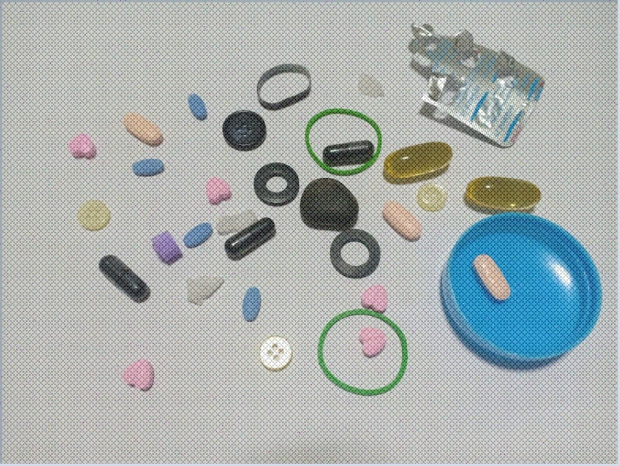
#> input picture kunanon.jpg, 1240 x 932 px (shown at 1/2 size)
$ python mid_6301072520016_kunanon.py
#> lines starting #> are read from the running program, lines starting #| are printed output that depends on the picture; after the words box and inside, x2 and y2 are one past the last pixel; in counts of white or black regions, pixels touching at a corner belong together
from ctypes.wintypes import PINT
from operator import truediv
from pickle import TRUE
from tkinter import font
from unittest import result
import cv2
from cv2 import resize
import numpy


img=cv2.imread('kunanon.jpg')
#> img is the input picture: shape (932, 1240, 3); mean B, G, R 175.5, 176.8, 169.7
img=cv2.resize(img,(700,700))
#> img: shape (700, 700, 3)
noise=cv2.GaussianBlur(img,(5,5),0)
img2 =cv2.fastNlMeansDenoisingColored(noise,None,11,11,7,7)
hsv = cv2.cvtColor(img2,cv2.COLOR_BGR2HSV)
#> hsv: shape (700, 700, 3); mean H, S, V 52.4, 24.1, 181.2

#orage
lower = numpy.array([20,70,70])
upper = numpy.array([30,255,255])
mask=cv2.inRange(hsv,lower,upper)
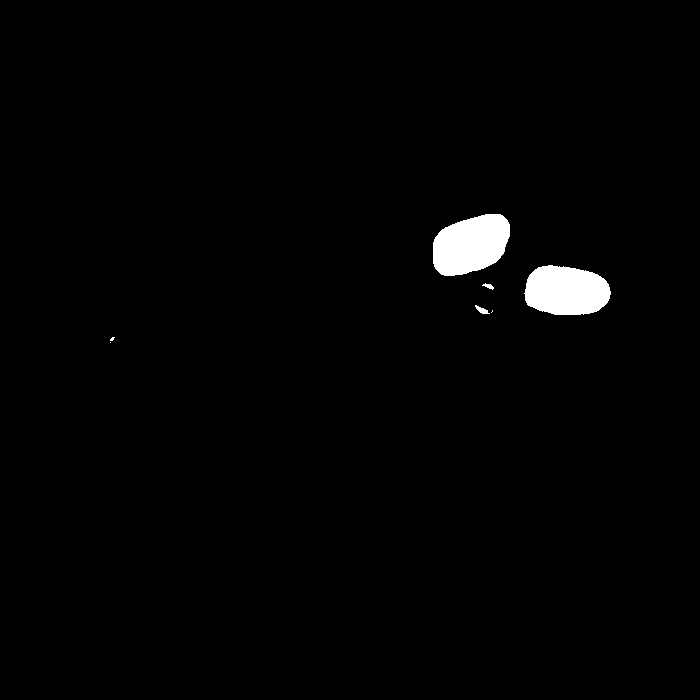
#> mask: shape (700, 700); 1.5% white; 7 white regions (3 under 20 px), largest, box (x1, y1, x2, y2) and area: (433, 214, 510, 276) 3628, (524, 265, 611, 315) 3469, (475, 305, 490, 314) 63, (482, 283, 494, 290) 40
result = cv2.bitwise_and(img2,img2,mask=mask)

#blue
lower1 = numpy.array([100,60,60])
upper1 = numpy.array([110,200,200])
mask1=cv2.inRange(hsv,lower1,upper1)
#> mask1: shape (700, 700); 3.3% white; 80 white regions (59 under 20 px), largest, box (x1, y1, x2, y2) and area: (497, 325, 677, 557) 11456, (529, 378, 594, 461) 1237, (208, 336, 239, 370) 687
result1=cv2.bitwise_and(img2,img2,mask=mask1)

#pink
lower2 = numpy.array([140,35,35])
upper2 = numpy.array([190,255,255])
mask2=cv2.inRange(hsv,lower2,upper2)
#> mask2: shape (700, 700); 0.94% white; 7 white regions (2 under 20 px), largest, box (x1, y1, x2, y2) and area: (139, 540, 173, 586) 1140, (407, 492, 436, 535) 947, (233, 267, 261, 307) 844, (77, 201, 108, 238) 842, (408, 428, 437, 467) 840
result2 = cv2.bitwise_and(img2,img2,mask=mask2)

#cream
lower3 = numpy.array([5,40,40])
upper3 = numpy.array([18,255,255])
mask3=cv2.inRange(hsv,lower3,upper3)
#> mask3: shape (700, 700); 0.76% white; 3 white regions, box (x1, y1, x2, y2) and area: (433, 303, 475, 359) 1457, (139, 170, 183, 219) 1315, (540, 387, 573, 446) 947
result3 = cv2.bitwise_and(img2,img2,mask=mask3)

#ิblack
lower4 = numpy.array([0,0,0])
upper4 = numpy.array([200,200,95])
mask4=cv2.inRange(hsv,lower4,upper4)
#> mask4: shape (700, 700); 3.2% white; 10 white regions (2 under 20 px)
result4 = cv2.bitwise_and(img2,img2,mask=mask4)
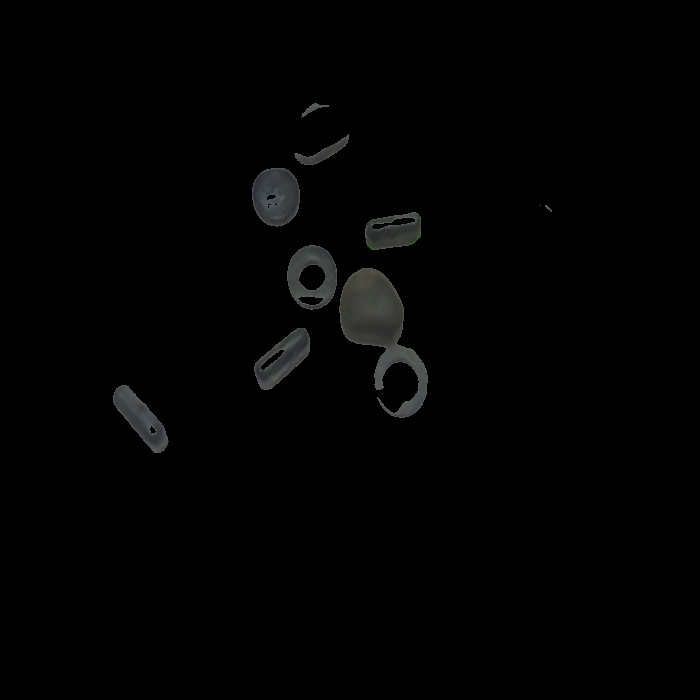
#> result4: shape (700, 700, 3); mean B, G, R 2.2, 2.2, 2.1


bgimg = numpy.ones((700, 700, 3), dtype=numpy.uint8)*190
orangimg = numpy.zeros((700, 700), dtype=numpy.uint8)
orangimg1 = numpy.zeros((700, 700), dtype=numpy.uint8)
maneethe, hierarchy_P = cv2.findContours(mask, cv2.RETR_TREE, cv2.CHAIN_APPROX_SIMPLE)
#> maneethe = 7 contours, 3 with area under 20; largest, box (x1, y1, x2, y2) and area: (433, 214, 510, 276) 3524, (524, 265, 611, 315) 3364, (475, 305, 490, 314) 46, (482, 283, 494, 290) 28
for t in range(len(maneethe)):
    area_N = cv2.contourArea(maneethe[t])
    #print(area_N)

    if area_N ==3524.0 :
      (x, y, w, h) = cv2.boundingRect(maneethe[t])
      cv2.rectangle(orangimg, (x, y-2), (x+w, y+h), (255, 255, 255), -1)
      MarkW = numpy.where(orangimg== 255)

    if area_N == 3364.5:
      (x, y, w, h) = cv2.boundingRect(maneethe[t])
      cv2.rectangle(orangimg1, (x-5, y-2), (x+w+5, y+h+3), (255, 255, 255), -1)
      MarkW1 = numpy.where(orangimg1== 255)
#> this loop made 7 passes
#> (area_N, x, y, w, h, MarkW1) on pass 6: (3364.5, 524, 265, 87, 50, 5488 positions, rows 263 to 318, columns 519 to 616)
#> (area_N, x, y, w, h, MarkW) on pass 7: (3524, 433, 214, 77, 62, 5070 positions, rows 212 to 276, columns 433 to 510)
#> orangimg: shape (700, 700); 1% white; 1 white region, box (x1, y1, x2, y2) and area: (433, 212, 511, 277) 5070
#> orangimg1: shape (700, 700); 1.1% white; 1 white region

bgimg[MarkW[0]-150,MarkW[1]-370] = img2[MarkW]
bgimg[MarkW1[0]-200,MarkW1[1]-370] = img2[MarkW1]
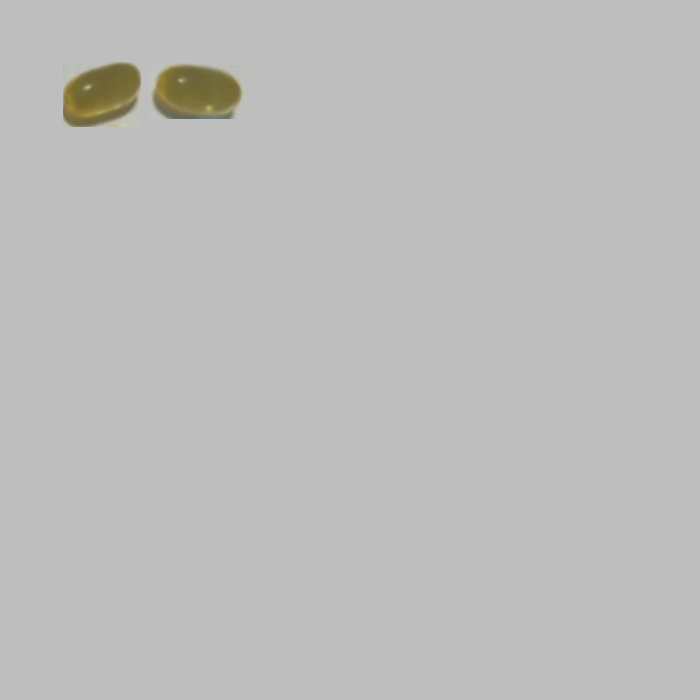
#> bgimg: shape (700, 700, 3); mean B, G, R 187.9, 188.8, 188.9

blueimg = numpy.zeros((700, 700), dtype=numpy.uint8)
blueimg1 = numpy.zeros((700, 700), dtype=numpy.uint8)
blueimg2 = numpy.zeros((700, 700), dtype=numpy.uint8)
blueimg3 = numpy.zeros((700, 700), dtype=numpy.uint8)
maneethe1, hierarchy_P = cv2.findContours(mask1, cv2.RETR_TREE, cv2.CHAIN_APPROX_SIMPLE)
#> maneethe1 = 214 contours, 189 with area under 20; largest, box (x1, y1, x2, y2) and area: (497, 325, 677, 557) 11333, (529, 378, 594, 461) 1066, (208, 336, 239, 370) 644, (274, 433, 293, 480) 628, (151, 239, 183, 262) 543
for t in range(len(maneethe1)):
    area_N1 = cv2.contourArea(maneethe1[t])
    #print(area_N1)

    if area_N1 == 543.0:
     (x, y, w, h) = cv2.boundingRect(maneethe1[t])
     cv2.rectangle(blueimg, (x-5, y-5), (x+w+5, y+h+5), (255, 255, 255), -1)
     MarkW2 = numpy.where(blueimg== 255)

    if area_N1 == 438.5:
     (x, y, w, h) = cv2.boundingRect(maneethe1[t])
     cv2.rectangle(blueimg1, (x-5, y-5), (x+w+5, y+h+5), (255, 255, 255), -1)
     MarkW3 = numpy.where(blueimg1== 255)

    if area_N1 == 643.5:
     (x, y, w, h) = cv2.boundingRect(maneethe1[t])
     cv2.rectangle(blueimg2, (x-5, y-5), (x+w+5, y+h+5), (255, 255, 255), -1)
     MarkW4 = numpy.where(blueimg2== 255)

    if area_N1 == 628.5:
     (x, y, w, h) = cv2.boundingRect(maneethe1[t])
     cv2.rectangle(blueimg3, (x-5, y-5), (x+w+5, y+h+5), (255, 255, 255), -1)
     MarkW5 = numpy.where(blueimg3== 255)
#> this loop made 214 passes
#> (area_N1, x, y, w, h, MarkW5) on pass 46: (628.5, 274, 433, 19, 47, 1740 positions, rows 428 to 485, columns 269 to 298)
#> (area_N1, x, y, w, h, MarkW4) on pass 93: (643.5, 208, 336, 31, 34, 1890 positions, rows 331 to 375, columns 203 to 244)
#> blueimg: shape (700, 700); 0.3% white; 1 white region, box (x1, y1, x2, y2) and area: (146, 234, 189, 268) 1462
#> blueimg1: shape (700, 700); 0.3% white; 1 white region, box (x1, y1, x2, y2) and area: (208, 138, 239, 185) 1457
#> blueimg2: shape (700, 700); 0.39% white; 1 white region, box (x1, y1, x2, y2) and area: (203, 331, 245, 376) 1890
#> blueimg3: shape (700, 700); 0.36% white; 1 white region

bgimg[MarkW2[0]-160,MarkW2[1]+180] = img2[MarkW2]
bgimg[MarkW3[0]-70,MarkW3[1]+180] = img2[MarkW3]
bgimg[MarkW4[0]-260,MarkW4[1]+235] = img2[MarkW4]
bgimg[MarkW5[0]-360,MarkW5[1]+230] = img2[MarkW5]

pinkimg = numpy.zeros((700, 700), dtype=numpy.uint8)
pinkimg1 = numpy.zeros((700, 700), dtype=numpy.uint8)
pinkimg2 = numpy.zeros((700, 700), dtype=numpy.uint8)
pinkimg3 = numpy.zeros((700, 700), dtype=numpy.uint8)
pinkimg4 = numpy.zeros((700, 700), dtype=numpy.uint8)
maneethe2, hierarchy_P = cv2.findContours(mask2, cv2.RETR_TREE, cv2.CHAIN_APPROX_SIMPLE)
#> maneethe2 = 8 contours, 3 with area under 20; largest, box (x1, y1, x2, y2) and area: (139, 540, 173, 586) 1084, (407, 492, 436, 535) 892, (233, 267, 261, 307) 794, (77, 201, 108, 238) 794, (408, 428, 437, 467) 790
for t in range(len(maneethe2)):
    area_N2 = cv2.contourArea(maneethe2[t])
    #print(area_N2)

    if area_N2 == 793.5:
     (x, y, w, h) = cv2.boundingRect(maneethe2[t])
     cv2.rectangle(pinkimg, (x-5, y-5), (x+w+5, y+h+5), (255, 255, 255), -1)
     MarkW6 = numpy.where(pinkimg== 255)

    if area_N2 == 789.5:
     (x, y, w, h) = cv2.boundingRect(maneethe2[t])
     cv2.rectangle(pinkimg1, (x-2, y-5), (x+w, y+h), (255, 255, 255), -1)
     MarkW7 = numpy.where(pinkimg1== 255)

    if area_N2 == 794.0:
     (x, y, w, h) = cv2.boundingRect(maneethe2[t])
     cv2.rectangle(pinkimg2, (x-5, y-5), (x+w+5, y+h+5), (255, 255, 255), -1)
     MarkW8 = numpy.where(pinkimg2== 255)

    if area_N2 == 892.5:
     (x, y, w, h) = cv2.boundingRect(maneethe2[t])
     cv2.rectangle(pinkimg3, (x-2, y-3), (x+w+1, y+h+4), (255, 255, 255), -1)
     MarkW9 = numpy.where(pinkimg3== 255)

    if area_N2 == 1084.0:
     (x, y, w, h) = cv2.boundingRect(maneethe2[t])
     cv2.rectangle(pinkimg4, (x-5, y-5), (x+w+5, y+h+5), (255, 255, 255), -1)
     MarkW10 = numpy.where(pinkimg4== 255)
#> this loop made 8 passes
#> (area_N2, x, y, w, h, MarkW10) on pass 1: (1084, 139, 540, 34, 46, 2565 positions, rows 535 to 591, columns 134 to 178)
#> (area_N2, x, y, w, h, MarkW9) on pass 3: (892.5, 407, 492, 29, 43, 1683 positions, rows 489 to 539, columns 405 to 437)
#> pinkimg: shape (700, 700); 0.41% white; 1 white region, box (x1, y1, x2, y2) and area: (72, 196, 114, 244) 2016
#> pinkimg1: shape (700, 700); 0.29% white; 1 white region, box (x1, y1, x2, y2) and area: (406, 423, 438, 468) 1440
#> pinkimg2: shape (700, 700); 0.41% white; 1 white region, box (x1, y1, x2, y2) and area: (228, 262, 267, 313) 1989
#> pinkimg3: shape (700, 700); 0.34% white; 1 white region, box (x1, y1, x2, y2) and area: (405, 489, 438, 540) 1683
#> pinkimg4: shape (700, 700); 0.52% white; 1 white region

bgimg[MarkW6[0],MarkW6[1]-15] = img2[MarkW6]
bgimg[MarkW7[0]-225,MarkW7[1]-255] = img2[MarkW7]
bgimg[MarkW8[0]-65,MarkW8[1]-123] = img2[MarkW8]
bgimg[MarkW9[0]-295,MarkW9[1]-215] = img2[MarkW9]
#> bgimg: shape (700, 700, 3); mean B, G, R 187.5, 188, 188.4
bgimg[MarkW10[0]-340,MarkW10[1]+95] = img2[MarkW10]

creamimg = numpy.zeros((700, 700), dtype=numpy.uint8)
creamimg1 = numpy.zeros((700, 700), dtype=numpy.uint8)
creamimg2 = numpy.zeros((700, 700), dtype=numpy.uint8)
maneethe3, hierarchy_P = cv2.findContours(mask3, cv2.RETR_TREE, cv2.CHAIN_APPROX_SIMPLE)
#> maneethe3 = 4 contours, 1 with area under 20; largest, box (x1, y1, x2, y2) and area: (433, 303, 475, 359) 1393, (139, 170, 183, 219) 1253, (540, 387, 573, 446) 882
for t in range(len(maneethe3)):
    area_N3 = cv2.contourArea(maneethe3[t])
    #print(area_N3)

    if area_N3 == 1253.0:
     (x, y, w, h) = cv2.boundingRect(maneethe3[t])
     cv2.rectangle(creamimg, (x-5, y-5), (x+w+5, y+h+5), (255, 255, 255), -1)
     MarkW11 = numpy.where(creamimg== 255)

    if area_N3 == 1393.0:
     (x, y, w, h) = cv2.boundingRect(maneethe3[t])
     cv2.rectangle(creamimg1, (x-5, y), (x+w, y+h+3), (255, 255, 255), -1)
     MarkW12 = numpy.where(creamimg1== 255)

    if area_N3 == 882.5:
     (x, y, w, h) = cv2.boundingRect(maneethe3[t])
     cv2.rectangle(creamimg2, (x-5, y-5), (x+w+5, y+h+5), (255, 255, 255), -1)
     MarkW13 = numpy.where(creamimg2== 255)
#> this loop made 4 passes
#> (area_N3, x, y, w, h, MarkW13) on pass 1: (882.5, 540, 387, 33, 59, 3080 positions, rows 382 to 451, columns 535 to 578)
#> (area_N3, x, y, w, h, MarkW12) on pass 2: (1393, 433, 303, 42, 56, 2880 positions, rows 303 to 362, columns 428 to 475)
#> creamimg: shape (700, 700); 0.67% white; 1 white region, box (x1, y1, x2, y2) and area: (134, 165, 189, 225) 3300
#> creamimg1: shape (700, 700); 0.59% white; 1 white region, box (x1, y1, x2, y2) and area: (428, 303, 476, 363) 2880
#> creamimg2: shape (700, 700); 0.63% white; 1 white region


bgimg[MarkW11[0]+25,MarkW11[1]+190] = img2[MarkW11]
bgimg[MarkW12[0]-115,MarkW12[1]-40] = img2[MarkW12]
bgimg[MarkW13[0]-194,MarkW13[1]-88] = img2[MarkW13]

blackimg = numpy.zeros((700, 700), dtype=numpy.uint8)
blackimg1 = numpy.zeros((700, 700), dtype=numpy.uint8)
blackimg2 = numpy.zeros((700, 700), dtype=numpy.uint8)
maneethe4, hierarchy_P = cv2.findContours(mask4, cv2.RETR_TREE, cv2.CHAIN_APPROX_SIMPLE)
#> maneethe4 = 19 contours, 5 with area under 20; largest, box (x1, y1, x2, y2) and area: (339, 268, 428, 418) 5538, (287, 245, 337, 310) 2484, (252, 168, 300, 227) 2204, (254, 328, 310, 390) 1832, (113, 385, 169, 453) 1654
for t in range(len(maneethe4)):
    area_N4 = cv2.contourArea(maneethe4[t])
    print(area_N4)

    if area_N4 == 1831.5:
     (x, y, w, h) = cv2.boundingRect(maneethe4[t])
     cv2.rectangle(blackimg, (x, y-5), (x+w+2, y+h+2), (255, 255, 255), -1)
     MarkW14 = numpy.where(blackimg== 255)

    if area_N4 == 1654.5:
     (x, y, w, h) = cv2.boundingRect(maneethe4[t])
     cv2.rectangle(blackimg1, (x-5, y-5), (x+w+5, y+h+5), (255, 255, 255), -1)
     MarkW15 = numpy.where(blackimg1== 255)

    if area_N4 == 1604.0:
     (x, y, w, h) = cv2.boundingRect(maneethe4[t])
     cv2.rectangle(blackimg2, (x, y-2), (x+w, y+h-2), (255, 255, 255), -1)
     MarkW16 = numpy.where(blackimg2== 255)
#> this loop made 19 passes
#> (area_N4, x, y, h, MarkW15) on pass 1: (1654.5, 113, 385, 68, 5293 positions, rows 380 to 458, columns 108 to 174)
#> (area_N4, x, y, h, MarkW14) on pass 3: (1831.5, 254, 328, 62, 4130 positions, rows 323 to 392, columns 254 to 312)
#| 1654.5
#| 33.5
#| 1831.5
#| 156.5
#| 5538.0
#| 2484.0
#| 169.5
#| 531.0
#> (further printed lines are left out)
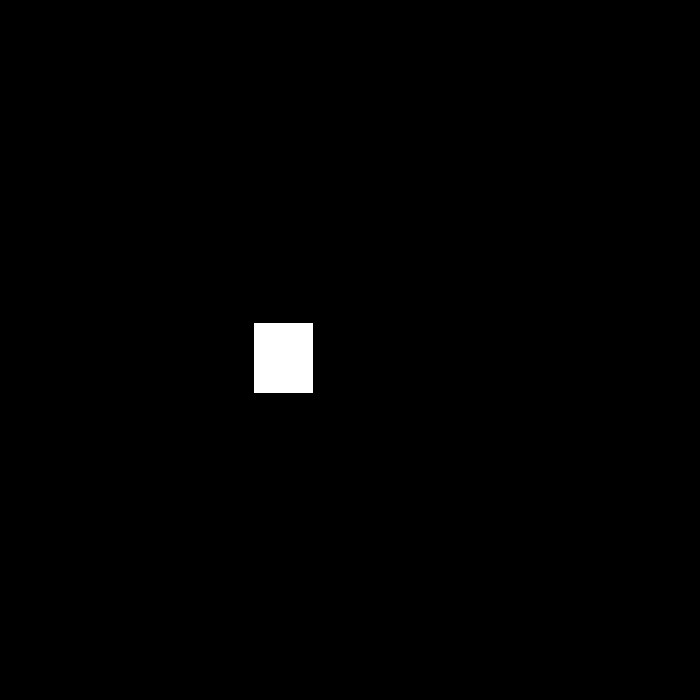
#> blackimg: shape (700, 700); 0.84% white; 1 white region, box (x1, y1, x2, y2) and area: (254, 323, 313, 393) 4130
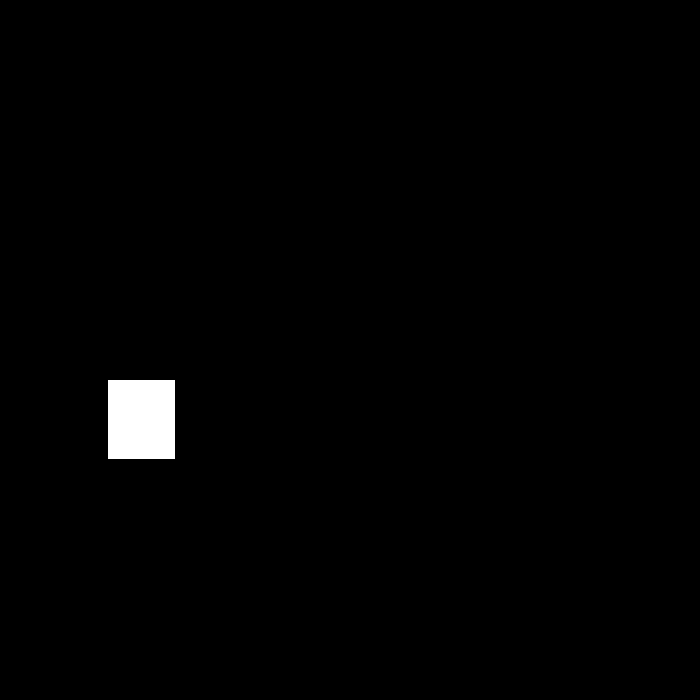
#> blackimg1: shape (700, 700); 1.1% white; 1 white region, box (x1, y1, x2, y2) and area: (108, 380, 175, 459) 5293
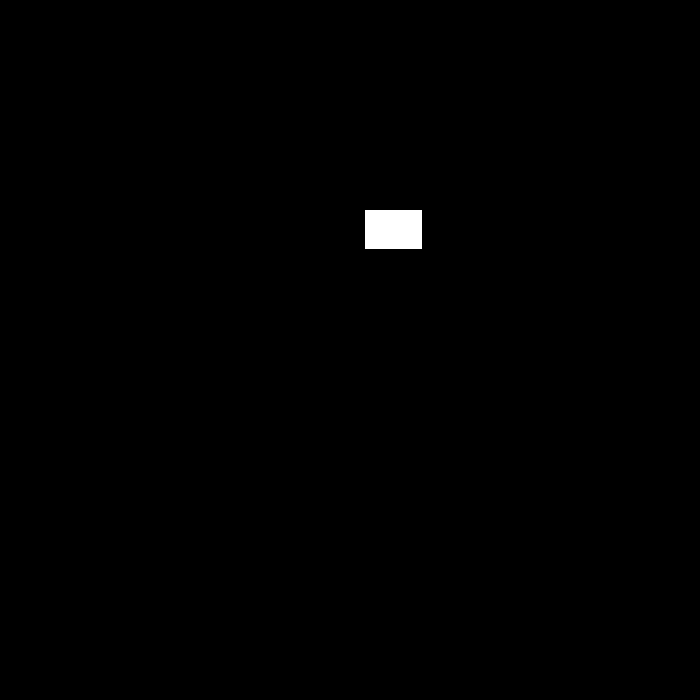
#> blackimg2: shape (700, 700); 0.45% white; 1 white region, box (x1, y1, x2, y2) and area: (365, 210, 422, 249) 2223


bgimg[MarkW14[0],MarkW14[1]-190] = img2[MarkW14]
bgimg[MarkW15[0]-60,MarkW15[1]+30] = img2[MarkW15]
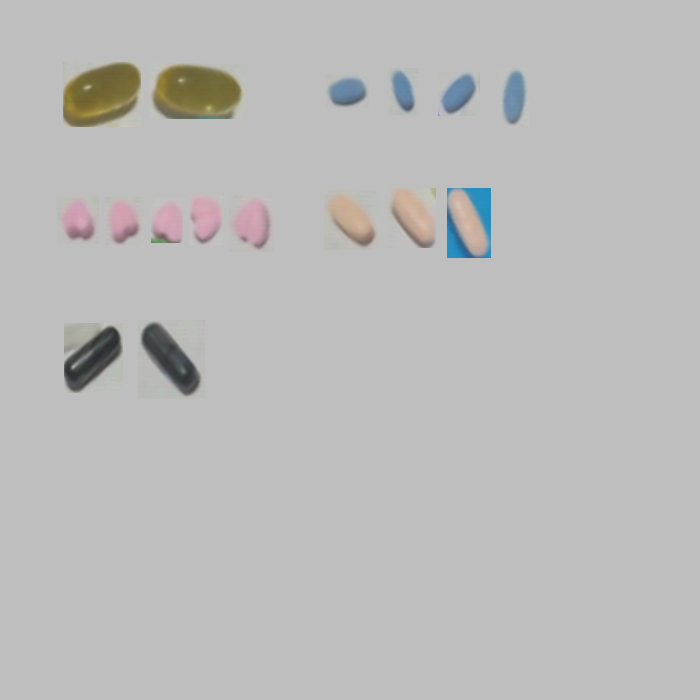
#> bgimg: shape (700, 700, 3); mean B, G, R 185.8, 186.4, 186.8
bgimg[MarkW16[0]+130,MarkW16[1]-150] = img2[MarkW16]

cv2.rectangle(bgimg,(50,50),(250,140),(100,100,255),3)
cv2.rectangle(bgimg,(550,50),(300,140),(100,100,255),3)
cv2.rectangle(bgimg,(50,180),(280,270),(100,100,255),3)
cv2.rectangle(bgimg,(320,180),(500,270),(100,100,255),3)
cv2.rectangle(bgimg,(50,315),(280,410),(100,100,255),3)

fonts = [cv2.FONT_HERSHEY_TRIPLEX]
#> fonts = [4]
cv2.putText(bgimg,'Med1 : 2 tablet',(50,40), fonts[0], 0.7,(0,0,0),1)
cv2.putText(bgimg,'Med2 : 4 tablet',(300,40), fonts[0], 0.7,(0,0,0),1)
cv2.putText(bgimg,'Med3 : 5 tablet',(50,170), fonts[0], 0.7,(0,0,0),1)
cv2.putText(bgimg,'Med4 : 3 tablet',(315,170), fonts[0], 0.7,(0,0,0),1)
cv2.putText(bgimg,'Med5 : 3 tablet',(50,300), fonts[0], 0.7,(0,0,0),1)

cv2.imshow("aa",bgimg)
# [17 lines of commented-out code are left out]

cv2.waitKey(0)
cv2.destroyAllWindows()
